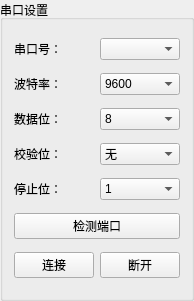
   <widget class="QGroupBox" name="groupBox">
    <property name="geometry">
     <rect>
      <x>20</x>
      <y>20</y>
      <width>191</width>
      <height>301</height>
     </rect>
    </property>
    <property name="title">
     <string>串口设置</string>
    </property>
    <layout class="QGridLayout" name="gridLayout_7">
     <item row="1" column="0">
      <widget class="QLabel" name="label_25">
       <property name="text">
        <string>波特率：</string>
       </property>
      </widget>
     </item>
     <item row="0" column="1">
      <widget class="QComboBox" name="comboBox_port"/>
     </item>
     <item row="5" column="0">
      <widget class="QLabel" name="label_26">
       <property name="text">
        <string>校验位：</string>
       </property>
      </widget>
     </item>
     <item row="1" column="1">
      <widget class="QComboBox" name="comboBox_baud">
       <item>
        <property name="text">
         <string>9600</string>
        </property>
       </item>
       <item>
        <property name="text">
         <string>115200</string>
        </property>
       </item>
       <item>
        <property name="text">
         <string>1200</string>
        </property>
       </item>
       <item>
        <property name="text">
         <string>1800</string>
        </property>
       </item>
       <item>
        <property name="text">
         <string>2400</string>
        </property>
       </item>
       <item>
        <property name="text">
         <string>4800</string>
        </property>
       </item>
       <item>
        <property name="text">
         <string>19200</string>
        </property>
       </item>
       <item>
        <property name="text">
         <string>38400</string>
        </property>
       </item>
       <item>
        <property name="text">
         <string>57600</string>
        </property>
       </item>
       <item>
        <property name="text">
         <string>230400</string>
        </property>
       </item>
       <item>
        <property name="text">
         <string>1152000</string>
        </property>
       </item>
      </widget>
     </item>
     <item row="0" column="0">
      <widget class="QLabel" name="label_27">
       <property name="text">
        <string>串口号：</string>
       </property>
      </widget>
     </item>
     <item row="2" column="1">
      <widget class="QComboBox" name="comboBox_byte">
       <item>
        <property name="text">
         <string>8</string>
        </property>
       </item>
       <item>
        <property name="text">
         <string>5</string>
        </property>
       </item>
       <item>
        <property name="text">
         <string>6</string>
        </property>
       </item>
       <item>
        <property name="text">
         <string>7</string>
        </property>
       </item>
      </widget>
     </item>
     <item row="6" column="1">
      <widget class="QComboBox" name="comboBox_stop">
       <item>
        <property name="text">
         <string>1</string>
        </property>
       </item>
       <item>
        <property name="text">
         <string>2</string>
        </property>
       </item>
      </widget>
     </item>
     <item row="7" column="0" colspan="2">
      <widget class="QPushButton" name="btn_checkport">
       <property name="text">
        <string>检测端口</string>
       </property>
      </widget>
     </item>
     <item row="6" column="0">
      <widget class="QLabel" name="label_28">
       <property name="text">
        <string>停止位：</string>
       </property>
      </widget>
     </item>
     <item row="5" column="1">
      <widget class="QComboBox" name="comboBox_parity">
       <item>
        <property name="text">
         <string>无</string>
        </property>
       </item>
       <item>
        <property name="text">
         <string>奇校验</string>
        </property>
       </item>
       <item>
        <property name="text">
         <string>偶校验</string>
        </property>
       </item>
      </widget>
     </item>
     <item row="2" column="0">
      <widget class="QLabel" name="label_29">
       <property name="text">
        <string>数据位：</string>
       </property>
      </widget>
     </item>
     <item row="8" column="0">
      <widget class="QPushButton" name="btn_connect_port">
       <property name="text">
        <string>连接</string>
       </property>
      </widget>
     </item>
     <item row="8" column="1">
      <widget class="QPushButton" name="btn_disconnect_port">
       <property name="text">
        <string>断开</string>
       </property>
      </widget>
     </item>
    </layout>
   </widget>
